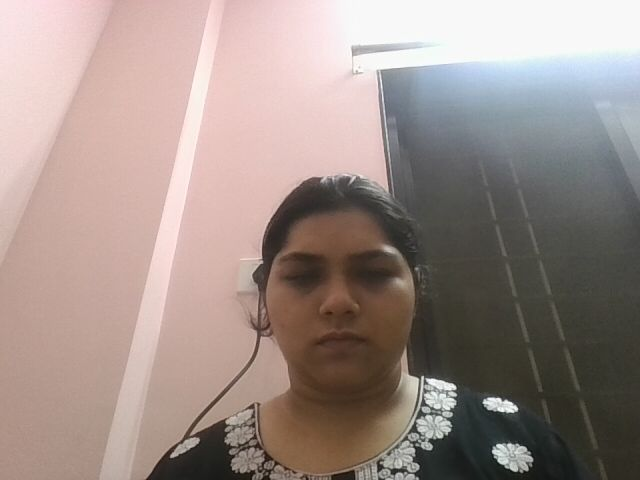
#> input picture backend/uploads/faces/3bfb2baf4dd345968a9b9474c0322b3f.jpg, 640 x 480 px
$ python -i face_utils.py   (imports and definitions only)   (older library calls are emulated)
#> lines starting #> are read from the running program, lines starting #| are printed output that depends on the picture
import base64
import io
import json
import os
import numpy as np
from PIL import Image
import cv2

FACE_SIZE = (150, 150)
SIMILARITY_THRESHOLD = 0.42

face_cascade = cv2.CascadeClassifier(
    cv2.data.haarcascades + 'haarcascade_frontalface_default.xml'
)
face_cascade_alt = cv2.CascadeClassifier(
    cv2.data.haarcascades + 'haarcascade_frontalface_alt2.xml'
)

def load_image_from_base64(data_url):
    if ',' in data_url:
        data_url = data_url.split(',')[1]
    image_bytes = base64.b64decode(data_url)
    image = Image.open(io.BytesIO(image_bytes))
    return cv2.cvtColor(np.array(image), cv2.COLOR_RGB2BGR)

def save_uploaded_image(file_storage, upload_path):
    file_storage.save(upload_path)

def _preprocess_gray(image):
    gray = cv2.cvtColor(image, cv2.COLOR_BGR2GRAY)
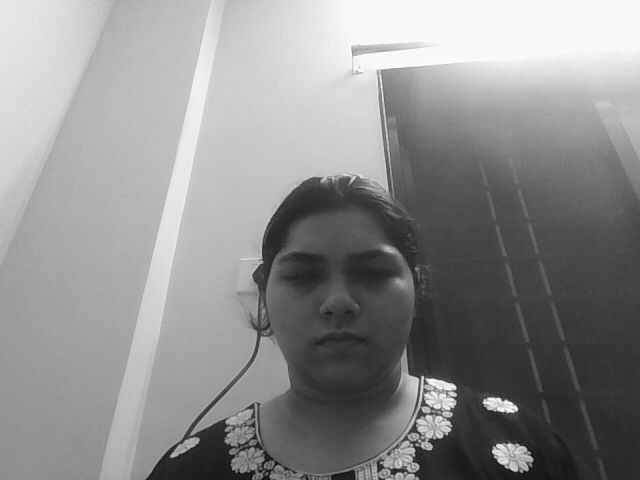
#> gray: shape (480, 640); min 9, max 255, mean 142.4
    clahe = cv2.createCLAHE(clipLimit=2.0, tileGridSize=(8, 8))
    return clahe.apply(gray)
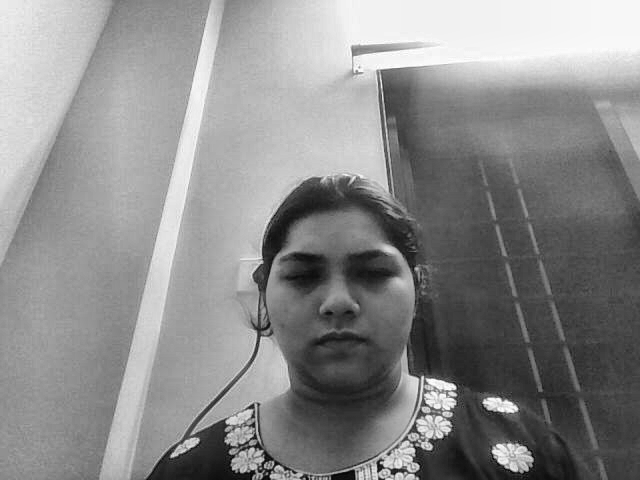
#> returned value: shape (480, 640); min 3, max 255, mean 139.1

def detect_and_align_face(image):
    gray = _preprocess_gray(image)

    params = [
        (1.1, 5, (80, 80)),
        (1.1, 3, (50, 50)),
        (1.05, 3, (30, 30)),
    ]
    for cascade in [face_cascade, face_cascade_alt]:
        for (scale, neighbors, min_sz) in params:
            faces = cascade.detectMultiScale(gray, scaleFactor=scale, minNeighbors=neighbors, minSize=min_sz)
            if len(faces) > 0:
                x, y, w, h = max(faces, key=lambda f: f[2] * f[3])
                face = gray[y:y+h, x:x+w]
                return cv2.resize(face, FACE_SIZE)
    return None

def get_face_encoding(image):
    face = detect_and_align_face(image)
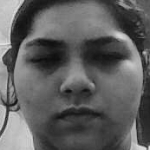
#> face: shape (150, 150); min 13, max 226, mean 95
    if face is None:
        return None
    face_blur = cv2.GaussianBlur(face, (3, 3), 0)
    hog = _compute_hog(face_blur)
    return hog

def _compute_hog(face_gray):
    gx = cv2.Sobel(face_gray, cv2.CV_32F, 1, 0, ksize=3)
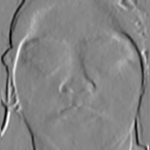
#> gx: shape (150, 150) float32; min -452, max 408, mean -5.6; drawn with min black and max white
    gy = cv2.Sobel(face_gray, cv2.CV_32F, 0, 1, ksize=3)
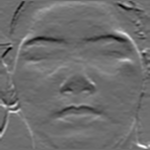
#> gy: shape (150, 150) float32; min -309, max 406, mean 1; drawn with min black and max white
    mag, ang = cv2.cartToPolar(gx, gy)
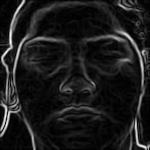
#> mag: shape (150, 150) float32; min 0, max 457.1, mean 51; drawn with min black and max white
    bins = np.int32(ang * 9 / (2 * np.pi)) % 9
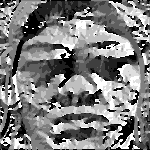
#> bins: shape (150, 150) int32; min 0, max 8, mean 3.96; drawn with min black and max white
    cell_size = 8
    h, w = face_gray.shape
#> h = 150; w = 150
    cells_h, cells_w = h // cell_size, w // cell_size
#> cells_h = 18; cells_w = 18
    hog = np.zeros((cells_h, cells_w, 9), dtype=np.float32)
    for i in range(cells_h):
        for j in range(cells_w):
            cell_mag = mag[i*cell_size:(i+1)*cell_size, j*cell_size:(j+1)*cell_size]
            cell_bins = bins[i*cell_size:(i+1)*cell_size, j*cell_size:(j+1)*cell_size]
            for b in range(9):
                hog[i, j, b] = np.sum(cell_mag[cell_bins == b])
    hog_vector = hog.flatten()
#> hog_vector = 2916 values, max 9267.8 at index 499, min 0 at index 7, mean 368.8
    norm = np.linalg.norm(hog_vector)
#> norm = 53549
    if norm > 0:
        hog_vector = hog_vector / norm
#> hog_vector = 2916 values, max 0.173 at index 499, min 0 at index 7, mean 0.00689
    return hog_vector

def encode_face_encoding(encoding):
    return json.dumps(encoding.tolist())

def decode_face_encoding(encoding_str):
    return np.array(json.loads(encoding_str))

def compare_faces(known_encodings, target_encoding, tolerance=SIMILARITY_THRESHOLD):
    if not known_encodings or target_encoding is None:
        return False, None, None
    best_match_idx = None
    best_similarity = -1
    for i, known in enumerate(known_encodings):
        sim = _cosine_similarity(known, target_encoding)
        if sim > best_similarity:
            best_similarity = sim
            best_match_idx = i
    if best_similarity >= tolerance:
        return True, best_match_idx, float(best_similarity)
    return False, None, None

def _cosine_similarity(a, b):
    dot = np.dot(a, b)
    na = np.linalg.norm(a)
    nb = np.linalg.norm(b)
    if na == 0 or nb == 0:
        return 0
    return dot / (na * nb)

>>> import cv2
>>> picture = cv2.cvtColor(cv2.imread('uploads/faces/3bfb2baf4dd345968a9b9474c0322b3f.jpg'), cv2.COLOR_BGR2RGB)
>>> result = get_face_encoding(picture)
#> in get_face_encoding, `hog = _compute_hog(face_blur)`: hog has the same summary as hog_vector in _compute_hog
#> result has the same summary as hog_vector in _compute_hog
